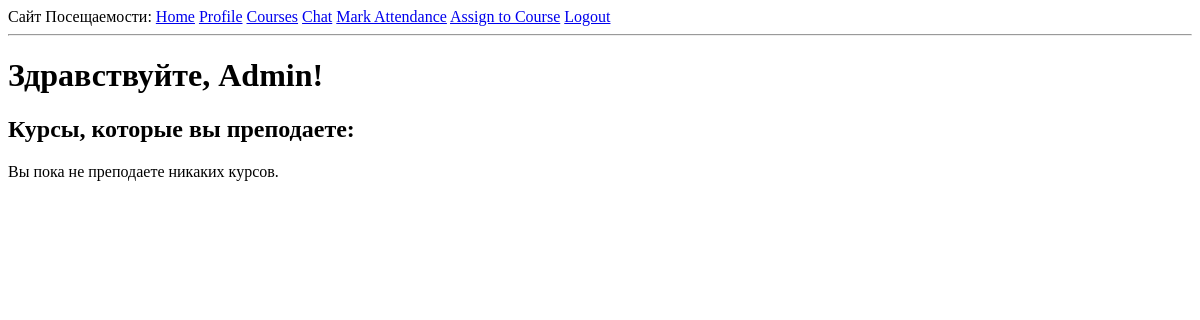
The page /index (signed in) on the database as committed earlier.
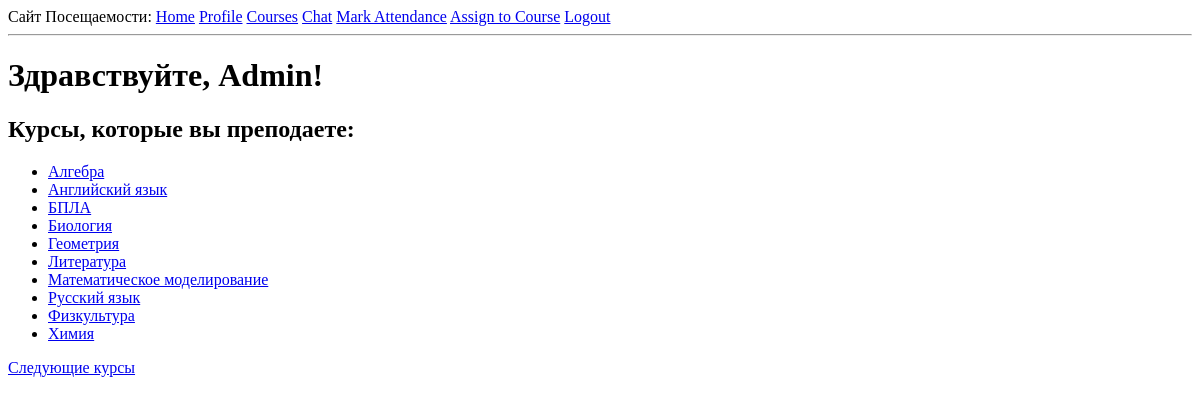
The same page on the database as committed later.
### app/models.py (models this page shows, shortened)
class Course(db.Model):
    id: so.Mapped[int] = so.mapped_column(primary_key=True)
    name: so.Mapped[str] = so.mapped_column(sa.String(100), unique=True, index=True)
    description: so.Mapped[Optional[str]] = so.mapped_column(sa.String(256))
    teachers: so.Mapped[List['User']] = so.relationship(
        secondary=teacher_course_association,
        back_populates='teaching_courses',
        collection_class=list
    )
    students: so.Mapped[List['User']] = so.relationship(
        secondary=student_course_association,
        back_populates='enrolled_courses',
        collection_class=list,
        lazy='joined'
    )
    attendance_records: so.WriteOnlyMapped['AttendanceRecord'] = so.relationship(
        back_populates='course',
        cascade="all, delete-orphan"
    )

### app/routes.py (the view)
@app.route('/')
@app.route('/index')
@login_required
def index():
    page = request.args.get('page', 1, type=int)
    if current_user.role == 'student':
        attendance_records_query = sa.select(AttendanceRecord).where(
            AttendanceRecord.student_id == current_user.id
        ).order_by(AttendanceRecord.date.desc())
        attendance_records_pagination = db.paginate(
            attendance_records_query,
            page=page,
            per_page=current_app.config['ITEMS_PER_PAGE'],
            error_out=False
        )
        attendance_records = attendance_records_pagination.items
        next_url = url_for('index', page=attendance_records_pagination.next_num) \
            if attendance_records_pagination.has_next else None
        prev_url = url_for('index', page=attendance_records_pagination.prev_num) \
            if attendance_records_pagination.has_prev else None
        return render_template(
            'index.html',
            title='Главная',
            attendance_records=attendance_records,
            user=current_user,
            next_url=next_url,
            prev_url=prev_url
        )
    else:
        teaching_courses_query = sa.select(Course).join(User.teaching_courses).where(
            User.id == current_user.id
        ).order_by(Course.name)
        teaching_courses_pagination = db.paginate(
            teaching_courses_query,
            page=page,
            per_page=current_app.config['ITEMS_PER_PAGE'],
            error_out=False
        )
        teaching_courses = teaching_courses_pagination.items
        next_url = url_for('index', page=teaching_courses_pagination.next_num) \
            if teaching_courses_pagination.has_next else None
        prev_url = url_for('index', page=teaching_courses_pagination.prev_num) \
            if teaching_courses_pagination.has_prev else None
        return render_template(
            'index.html',
            title='Главная',
            teaching_courses=teaching_courses,
            user=current_user,
            next_url=next_url,
            prev_url=prev_url
        )

### app/models.py (called while the page is built)
@login.user_loader
def load_user(id: int) -> Optional[User]:
    return db.session.get(User, id)

### app/routes.py (called while the page is built)
@app.before_request
def before_request():
    if current_user.is_authenticated:
        current_user.last_seen = datetime.now(timezone.utc)
        db.session.commit()

### app/templates/index.html (shortened to what this page needs)
{% extends "base.html" %}
{% block content %}
    <h1>Здравствуйте, {{ current_user.username }}!</h1>
    {% if current_user.role == 'student' %}
        <h2>Ваши записи о посещаемости:</h2>
        {% if attendance_records %}
            <ul>
                {% for record in attendance_records %}
                    <li>
                        <b>{{ record.course.name }}</b> on {{ record.date.strftime('%Y-%m-%d %H:%M') }}:
                        <span style="color:
                            {% if record.status == 'present' %}green
                            {% elif record.status == 'absent' %}red
                            {% elif record.status == 'late' %}orange
                            {% else %}blue
                            {% endif %};">
                            {{ record.status.capitalize() }}
                        </span>
                        {% if record.notes %}(Notes: {{ record.notes }}){% endif %}
                    </li>
                {% endfor %}
            </ul>
            {% if prev_url %}
            <a href="{{ prev_url }}">Предыдущие записи</a>
            {% endif %}
            {% if next_url %}
            <a href="{{ next_url }}">Следующие записи</a>
            {% endif %}
        {% else %}
            <p>У вас пока нет записей о посещаемости.</p>
        {% endif %}
    {% elif current_user.role == 'teacher' %}
        <h2>Курсы, которые вы преподаете:</h2>
        {% if teaching_courses %}
            <ul>
                {% for course in teaching_courses %}
                    <li><a href="{{ url_for('edit_course', course_id=course.id) }}">{{ course.name }}</a></li>
                {% endfor %}
            </ul>
            {% if next_url %}
            <a href="{{ next_url }}">Следующие курсы</a>
            {% endif %}
        {% else %}
            <p>Вы пока не преподаете никаких курсов.</p>
        {% endif %}
    {% else %}
        <p>Добро пожаловать на сайт посещаемости!</p>
    {% endif %}
{% endblock %}

Rows that differ between the two databases and show on the page:
added Course: name "Алгебра"
added Course: name "Английский язык"
added Course: name "БПЛА"
added Course: name "Биология"
added Course: name "Геометрия"
added Course: name "Литература"
added Course: name "Математическое моделирование"
added Course: name "Русский язык"
added Course: name "Физкультура"
added Course: name "Химия"
Other text that changed with them:
text no longer shown: "Вы пока не преподаете никаких курсов."
text now shown: "Следующие курсы"
